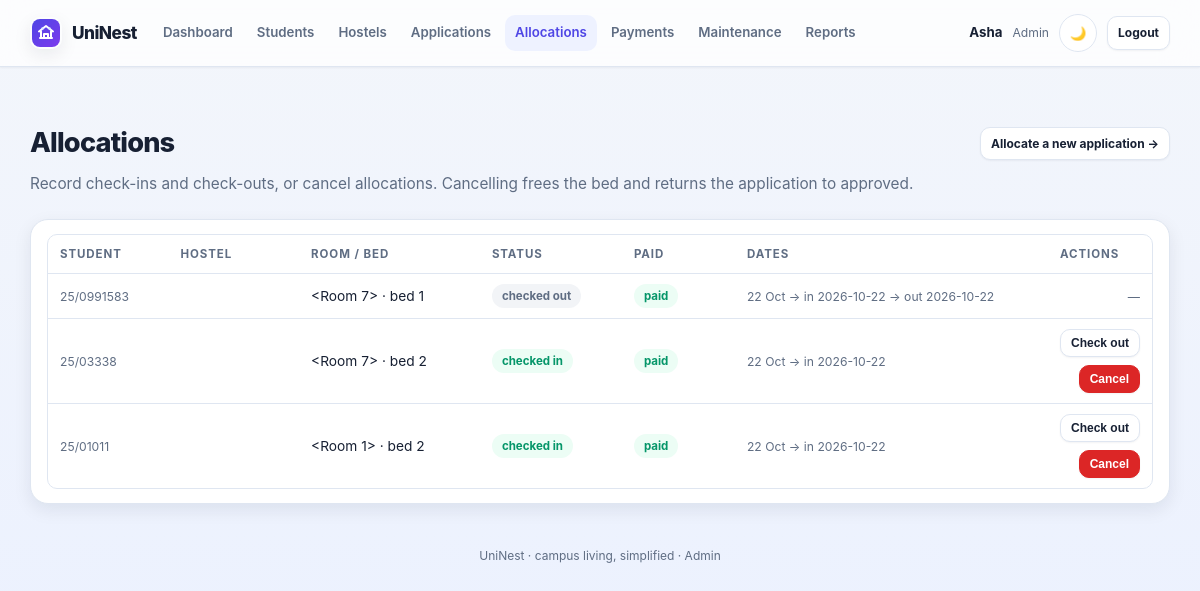
Page /admin/allocations (signed in) on the committed database.
### app/models/user.py (models this page shows, shortened)
class User(db.Model):
    __tablename__ = "users"
    id = db.Column(db.Integer, primary_key=True)
    email = db.Column(db.String(120), unique=True, nullable=False, index=True)
    password_hash = db.Column(db.String(255), nullable=False)
    full_name = db.Column(db.String(120), nullable=False)
    profile_image = db.Column(db.String(500), nullable=True)
    role = db.Column(db.String(20), nullable=False, default="student")
    is_active = db.Column(db.Boolean, default=True)
    email_verified = db.Column(db.Boolean, default=True)
    verification_token = db.Column(db.String(255), nullable=True, unique=True)
    reset_token = db.Column(db.String(255), nullable=True, unique=True)
    created_at = db.Column(db.DateTime, default=datetime.utcnow)
    student = db.relationship("Student", back_populates="user", uselist=False, cascade="all, delete-orphan")

### app/models/allocation.py (models this page shows, shortened)
class Allocation(db.Model):
    __tablename__ = "allocations"
    id = db.Column(db.Integer, primary_key=True)
    student_id = db.Column(db.Integer, db.ForeignKey("students.id"), nullable=False, index=True)
    bed_id = db.Column(db.Integer, db.ForeignKey("beds.id"), nullable=False)
    application_id = db.Column(db.Integer, db.ForeignKey("applications.id"))
    status = db.Column(db.String(20), nullable=False, default="allocated", index=True)
    paid = db.Column(db.Boolean, default=False)
    accommodation_confirmed = db.Column(db.Boolean, default=False)
    allocated_by = db.Column(db.Integer, db.ForeignKey("users.id"))
    allocated_at = db.Column(db.DateTime, default=datetime.utcnow)
    check_in_date = db.Column(db.Date)
    check_out_date = db.Column(db.Date)
    student = db.relationship("Student", back_populates="allocations")
    bed = db.relationship("Bed")
    application = db.relationship("Application", back_populates="allocations")
    allocator = db.relationship("User", foreign_keys=[allocated_by])
    payments = db.relationship("Payment", back_populates="allocation", lazy="dynamic")

### app/models/student.py (models this page shows, shortened)
class Student(db.Model):
    __tablename__ = "students"
    id = db.Column(db.Integer, primary_key=True)
    user_id = db.Column(db.Integer, db.ForeignKey("users.id"), unique=True, nullable=False)
    registration_no = db.Column(db.String(40), index=True)
    program = db.Column(db.String(120))
    year_of_study = db.Column(db.Integer)
    phone = db.Column(db.String(30))
    gender = db.Column(db.String(10))
    verification_status = db.Column(db.String(20), nullable=False, default="unverified")
    verified_at = db.Column(db.DateTime)
    created_at = db.Column(db.DateTime, default=datetime.utcnow)
    user = db.relationship("User", back_populates="student")
    applications = db.relationship("Application", back_populates="student", lazy="dynamic")
    allocations = db.relationship("Allocation", back_populates="student", lazy="dynamic")
    payments = db.relationship("Payment", back_populates="student", lazy="dynamic")

### app/models/hostel.py (models this page shows, shortened)
class Bed(db.Model):
    __tablename__ = "beds"
    id = db.Column(db.Integer, primary_key=True)
    room_id = db.Column(db.Integer, db.ForeignKey("rooms.id"), nullable=False)
    bed_number = db.Column(db.String(20), nullable=False, default="1")
    status = db.Column(db.String(20), nullable=False, default="available")
    room = db.relationship("Room", back_populates="beds")

### app/routes/web.py (the view)
@bp.get("/admin/allocations")
@login_required(["admin", "management"])
def admin_allocations(user):
    return render_template("admin/allocations.html", allocations=allocation_service.list_allocations())

### app/routes/web.py (called while the page is built)
@bp.app_context_processor
def template_context():
    user = current_user()
    unread = 0
    if user:
        unread = report_service.unread_counts(user.id)
    return {"current_user": user, "unread_count": unread}

def current_user():
    uid = session.get("uid")
    return db.session.get(User, uid) if uid else None

def login_required(roles=None):
    def decorator(fn):
        @wraps(fn)
        def wrapper(*args, **kwargs):
            user = current_user()
            if not user:
                return redirect(url_for("web.login"))
            if roles and user.role not in roles:
                flash("You do not have access to that area.", "error")
                return redirect(url_for("web.dashboard"))
            return fn(*args, user=user, **kwargs)
        return wrapper
    return decorator

### app/services/allocation_service.py (called while the page is built)
def list_allocations(student_id=None, status=None):
    query = Allocation.query
    if student_id:
        query = query.filter(Allocation.student_id == student_id)
    if status:
        query = query.filter(Allocation.status == status)
    return query.order_by(Allocation.allocated_at.desc()).all()

### app/services/report_service.py (called while the page is built)
def unread_counts(user_id):
    unread = Notification.query.filter_by(user_id=user_id, is_read=False).count()
    return unread

### templates/admin/allocations.html (shortened to what this page needs)
{% extends "base.html" %}
{% block content %}
<div class="section-row">
  <h1 class="page-title" style="margin:0">Allocations</h1>
  <a class="btn sm" href="{{ url_for('web.admin_applications', status='approved') }}">Allocate a new application →</a>
</div>
<p class="page-sub">Record check-ins and check-outs, or cancel allocations. Cancelling frees the bed and returns the application to approved.</p>
<div class="card tight">
  {% if allocations %}
  <table class="table">
    <tr><th>Student</th><th>Hostel</th><th>Room / Bed</th><th>Status</th><th>Paid</th><th>Dates</th><th class="right">Actions</th></tr>
    {% for a in allocations %}
    <tr>
      <td><strong>{{ a.student.name }}</strong><div class="muted small">{{ a.student.registration_no or a.student.email }}</div></td>
      <td>{{ a.bed.hostel }}</td>
      <td class="nowrap">{{ a.bed.room }} · bed {{ a.bed.bed_number }}</td>
      <td><span class="pill {{ a.status }}">{{ a.status|replace('_',' ') }}</span></td>
      <td>{% if a.paid %}<span class="pill confirmed">paid</span>{% else %}<span class="muted small">not paid</span>{% endif %}</td>
      <td class="muted small nowrap">
        {{ a.allocated_at.strftime("%d %b") | default("—", true) }}
        {% if a.check_in_date %} → in {{ a.check_in_date }}{% endif %}
        {% if a.check_out_date %} → out {{ a.check_out_date }}{% endif %}
      </td>
      <td class="right nowrap">
        <div class="btn-row" style="justify-content:flex-end">
          {% if a.status in ["allocated", "checked_in"] %}
          <form method="post" action="{{ url_for('web.admin_allocation_action', allocation_id=a.id, action='check-out') }}"><button class="btn sm" type="submit" data-confirm="Check out {{ a.student.name }}? The bed is freed once checked out.">Check out</button></form>
          <form method="post" action="{{ url_for('web.admin_allocation_action', allocation_id=a.id, action='cancel') }}"><button class="btn sm danger" type="submit" data-confirm="Cancel this allocation? The bed is freed.">Cancel</button></form>
          {% else %}
          <span class="muted small">—</span>
          {% endif %}
        </div>
      </td>
    </tr>
    {% endfor %}
  </table>
  {% else %}
  <div class="empty">No allocations yet.</div>
  {% endif %}
</div>
{% endblock %}

### templates/base.html (shortened to what this page needs)
<!doctype html>
<html lang="en">
<head>
  <link rel="stylesheet" href="{{ url_for('static', filename='css/uni.css') }}">
</head>
<body data-theme="light">
  <nav class="nav" aria-label="Main navigation">
    <div class="nav-inner">
      <div class="nav-brand-group">
        <a class="brand" href="{{ url_for('web.index') }}">
          <span class="brand-mark" aria-hidden="true">
          </span>
          <span class="brand-text">UniNest</span>
        </a>
      </div>
      <div class="nav-links" id="site-nav">
        {% if current_user %}
          {% if current_user.role == 'student' %}
            <a href="{{ url_for('web.dashboard') }}">Dashboard</a>
            <a href="{{ url_for('web.my_availability') }}">Availability</a>
            <a href="{{ url_for('web.my_payments') }}">Payments</a>
            <a href="{{ url_for('web.my_maintenance') }}">Maintenance</a>
            <a href="{{ url_for('web.my_notifications') }}">Notifications{% if unread_count %} <span class="badge nav-badge">{{ unread_count }}</span>{% endif %}</a>
            <a href="{{ url_for('web.my_profile') }}">Profile</a>
          {% elif current_user.role == 'admin' %}
            <a href="{{ url_for('web.admin_dashboard') }}">Dashboard</a>
            <a href="{{ url_for('web.admin_students') }}">Students</a>
            <a href="{{ url_for('web.admin_hostels') }}">Hostels</a>
            <a href="{{ url_for('web.admin_applications') }}">Applications</a>
            <a href="{{ url_for('web.admin_allocations') }}">Allocations</a>
            <a href="{{ url_for('web.admin_payments') }}">Payments</a>
            <a href="{{ url_for('web.admin_maintenance') }}">Maintenance</a>
            <a href="{{ url_for('web.reports') }}">Reports</a>
          {% else %}
            <a href="{{ url_for('web.management_dashboard') }}">Overview</a>
            <a href="{{ url_for('web.my_availability') }}">Availability</a>
            <a href="{{ url_for('web.admin_allocations') }}">Allocations</a>
            <a href="{{ url_for('web.reports') }}">Reports</a>
          {% endif %}
        {% endif %}
      </div>
      <div class="nav-user">
        {% if current_user %}
          <span class="name">{{ current_user.full_name.split()[0] }}</span>
          <span class="muted small">{{ current_user.role|capitalize }}</span>
          <button class="theme-toggle" type="button" aria-label="Toggle theme">🌙</button>
          <a class="btn sm" href="{{ url_for('web.logout') }}">Logout</a>
        {% else %}
          <button class="theme-toggle" type="button" aria-label="Toggle theme">🌙</button>
          <a class="btn sm" href="{{ url_for('web.login') }}">Log in</a>
          <a class="btn sm primary" href="{{ url_for('web.register') }}">Create account</a>
        {% endif %}
      </div>
    </div>
  </nav>
  <main class="container {% block container_class %}{% endblock %}">
    {% block content %}{% endblock %}
    <div class="footer">UniNest · campus living, simplified {{ current_user.role|default('', true) and '· ' + current_user.role|capitalize }}</div>
  </main>
</body>
</html>

### rows in the picture
User: full_name "Asha", role "Admin", role "· Admin"
Allocation: student "25/0991583", bed.room "<Room 7>", bed.bed_number "1", status "checked out", paid "paid", allocated_at "22 Oct", check_in_date "2026-10-22", check_out_date "2026-10-22"
Allocation: student "25/03338", bed.room "<Room 7>", bed.bed_number "2", status "checked in", paid "paid", allocated_at "22 Oct", check_in_date "2026-10-22"
Allocation: student "25/01011", bed.room "<Room 1>", bed.bed_number "2", status "checked in", paid "paid", allocated_at "22 Oct", check_in_date "2026-10-22"
